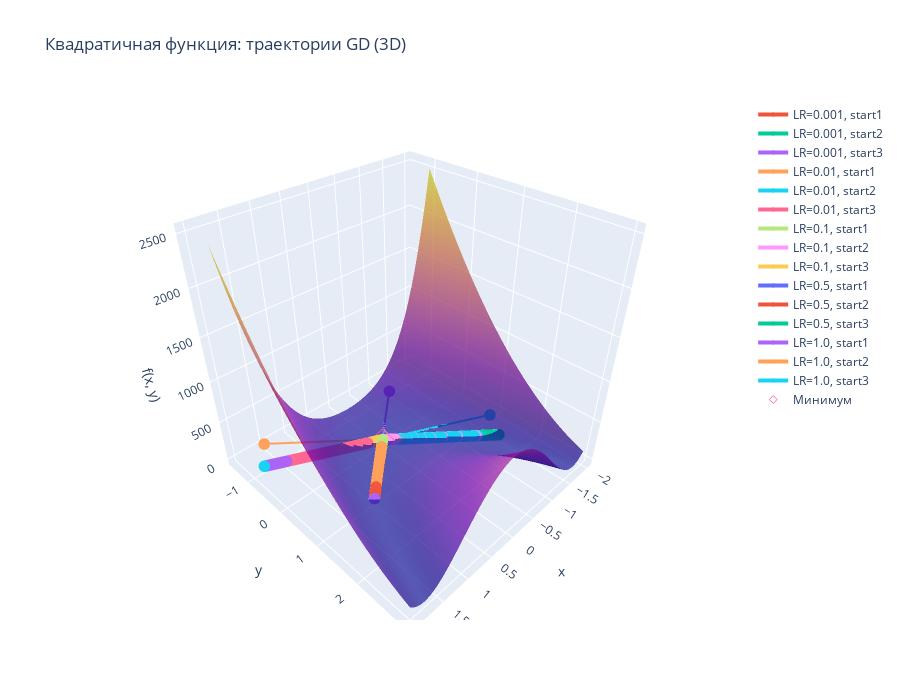
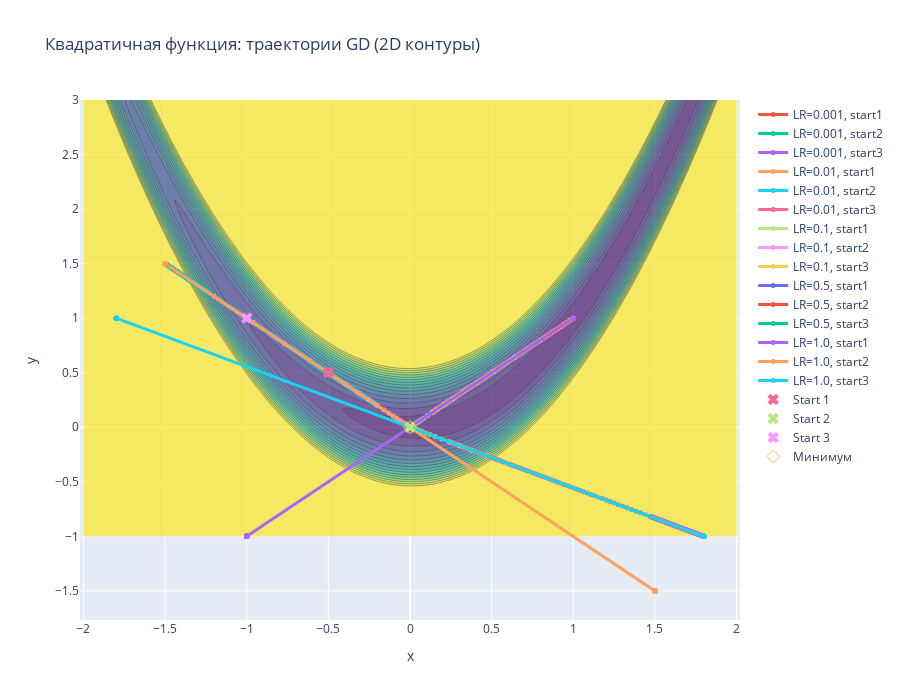

Notebook code cell kept with these figures, in order:
### Code cell
plot_gd_3d(
    x_range=x_range,
    y_range=y_range,
    Z=Z,
    loss_fn=quadratic_loss,
    history_dict=results_lr_quadr,
    title="Квадратичная функция: траектории GD (3D)",
    min_point=(0.0, 0.0)
)

plot_gd_2d(
    x_range=x_range,
    y_range=y_range,
    Z=Z,
    history_dict=results_lr_quadr,
    title="Квадратичная функция: траектории GD (2D контуры)",
    start_points=initial_points,
    min_point=(0.0, 0.0),
    contour_kwargs=dict(
        colorscale='Viridis',
        showscale=False,
        contours=dict(start=0, end=30, size=2),
        opacity=0.7
    )
)
